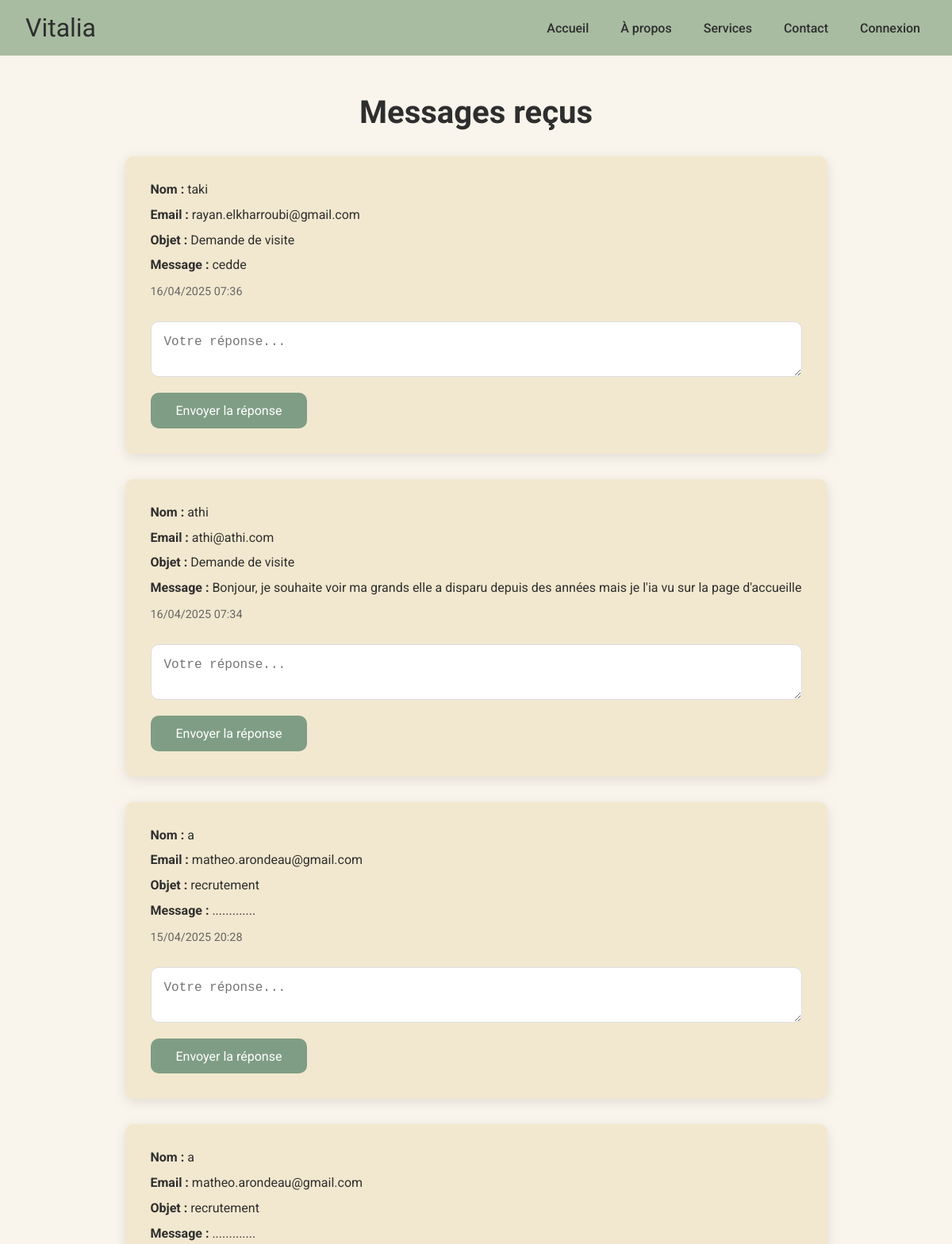
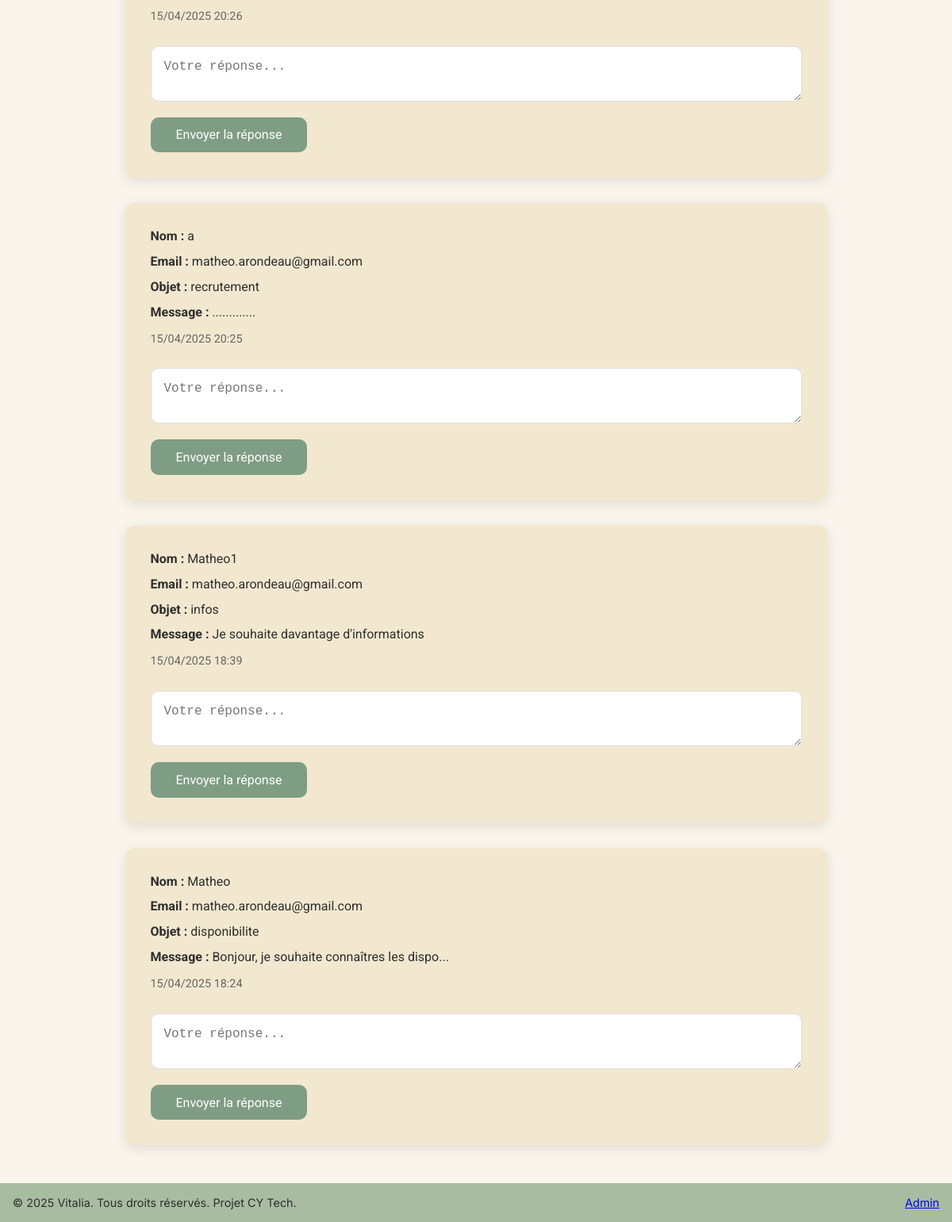
Screenshot of /messages/ with the database file from the repository (2 pictures, top to bottom).
### vitalia_app/models/MessageContact.py (models this page shows, shortened)
class MessageContact(models.Model):
    OBJETS = [
        ('info', 'Demande d’informations'),
        ('visite', 'Demande de visite'),
        ('admission', 'Demande d’admission'),
        ('autre', 'Autre'),
    ]
    nom = models.CharField(max_length=100)
    email = models.EmailField()
    objet = models.CharField(max_length=20, choices=OBJETS)
    message = models.TextField()
    date_envoi = models.DateTimeField(auto_now_add=True)

### vitalia_app/views.py (the view)
# urls.py: path('messages/', message_admin, name = 'message_admin'),
def message_admin(request):
    messages = MessageContact.objects.order_by('-date_envoi') # "-" pour afficher les messgaes du plus récent au plus ancien
    return render(request, 'vitalia_app/message_admin.html', {'messages': messages})

### vitalia_app/templates/vitalia_app/message_admin.html (shortened to what this page needs)
<!DOCTYPE html>
<html lang="fr">
<head>
  {% load static %}
  <link rel="stylesheet" href="{% static 'vitalia_app/css/message_admin.css' %}">
</head>
<body>
  <header>
    <div class="logo">Vitalia</div>
    <nav>
      <ul>
        <li><a href="/">Accueil</a></li>
        <li><a href="/a_propos">À propos</a></li>
        <li><a href="#">Services</a></li>
        <li><a href="/contact">Contact</a></li>
        {% if user.is_authenticated %}
        <li><a href="{% url 'deconnexion' %}">Déconnexion</a></li>
        {% else %}
        <li><a href="{% url 'connexion' %}">Connexion</a></li>
        {% endif %}
      </ul>
    </nav>
  </header>
  <main>
    <h1>Messages reçus</h1>
    <div class="messages-container">
      {% for msg in messages %}
        <div class="message-card">
          <p><strong>Nom :</strong> {{ msg.nom }}</p>
          <p><strong>Email :</strong> {{ msg.email }}</p>
          <p><strong>Objet :</strong> {{ msg.get_objet_display }}</p>
          <p><strong>Message :</strong> {{ msg.message }}</p>
          <p class="date">{{ msg.date_envoi|date:"d/m/Y H:i" }}</p>
          <form method="post" action="{% url 'repondre_message' msg.id %}">
            <textarea name="reponse" placeholder="Votre réponse..."></textarea>
            <button type="submit">Envoyer la réponse</button>
          </form>
        </div>
      {% empty %}
        <p>Aucun message reçu pour le moment.</p>
      {% endfor %}
    </div>
  </main>
  <footer>
    <p>&copy; 2025 Vitalia. Tous droits réservés. Projet CY Tech.</p>
    <a href="/messages">Admin</a>
  </footer>
</body>
</html>

### vitalia_app/static/vitalia_app/css/message_admin.css (style rules this page uses)
:root { --fond: #F9F5EC; --nav-footer: #A8BCA1; --texte: #2E2E2E; --section: #F2E8CF; --border-radius: 10px; --box-shadow: rgba(0, 0, 0, 0.1); --hover-color: #ddd; }
* { box-sizing: border-box; margin: 0; padding: 0; }
body { font-family: 'Inter', sans-serif; background-color: var(--fond); color: var(--texte); min-height: 100vh; display: flex; flex-direction: column; }
header { background-color: var(--nav-footer); padding: 1rem 2rem; display: flex; justify-content: space-between; align-items: center; flex-wrap: wrap; }
.logo { font-family: 'Rufina', serif; font-size: 2rem; }
nav ul { list-style: none; display: flex; flex-wrap: wrap; }
nav ul li { margin-left: 1.5rem; font-family: 'Roboto', sans-serif; }
nav ul li a { text-decoration: none; color: var(--texte); font-weight: 500; padding: 0.5rem; display: inline-block; }
main { flex: 1; padding: 3rem 2rem; max-width: 1200px; margin: auto; }
h1 { font-family: 'Rufina', serif; font-size: 2.5rem; text-align: center; margin-bottom: 2rem; }
.messages-container { display: flex; flex-direction: column; gap: 2rem; }
.message-card { background-color: var(--section); padding: 2rem; border-radius: var(--border-radius); box-shadow: 0 4px 16px var(--box-shadow); font-family: 'Roboto', sans-serif; transition: transform 0.3s ease, box-shadow 0.3s ease; }
.message-card p { margin-bottom: 0.8rem; }
.message-card .date { font-size: 0.9rem; color: #666; margin-top: 1rem; }
textarea { width: 100%; padding: 1rem; border: 1px solid #ddd; border-radius: var(--border-radius); resize: vertical; margin-top: 1rem; font-size: 1rem; transition: border-color 0.2s ease; }
button { background-color: #7f9d85; color: white; padding: 0.8rem 2rem; border: none; border-radius: var(--border-radius); cursor: pointer; transition: background-color 0.2s ease; font-family: 'Roboto', sans-serif; font-size: 1rem; margin-top: 1rem; }
footer { background-color: var(--nav-footer); text-align: center; padding: 1rem; font-size: 0.9rem; display: flex; justify-content: space-between; align-items: center; }
footer p { margin: 0; }
footer a { text-align: right; }

### rows the page displays
MessageContact: nom "taki", email "rayan.elkharroubi@gmail.com", objet "Demande de visite", message "cedde", date_envoi "16/04/2025 07:36"
MessageContact: nom "athi", email "athi@athi.com", objet "Demande de visite", message "Bonjour, je souhaite voir ma grands elle a disparu depuis des années mais je l'ia vu sur la page d'accueille", date_envoi "16/04/2025 07:34"
MessageContact: nom "a", email "matheo.arondeau@gmail.com", objet "recrutement", message ".............", date_envoi "15/04/2025 20:28"
MessageContact: nom "a", email "matheo.arondeau@gmail.com", objet "recrutement", message ".............", date_envoi "15/04/2025 20:26"
MessageContact: nom "a", email "matheo.arondeau@gmail.com", objet "recrutement", message ".............", date_envoi "15/04/2025 20:25"
MessageContact: nom "Matheo1", email "matheo.arondeau@gmail.com", objet "infos", message "Je souhaite davantage d'informations", date_envoi "15/04/2025 18:39"
MessageContact: nom "Matheo", email "matheo.arondeau@gmail.com", objet "disponibilite", message "Bonjour, je souhaite connaîtres les dispo...", date_envoi "15/04/2025 18:24"
